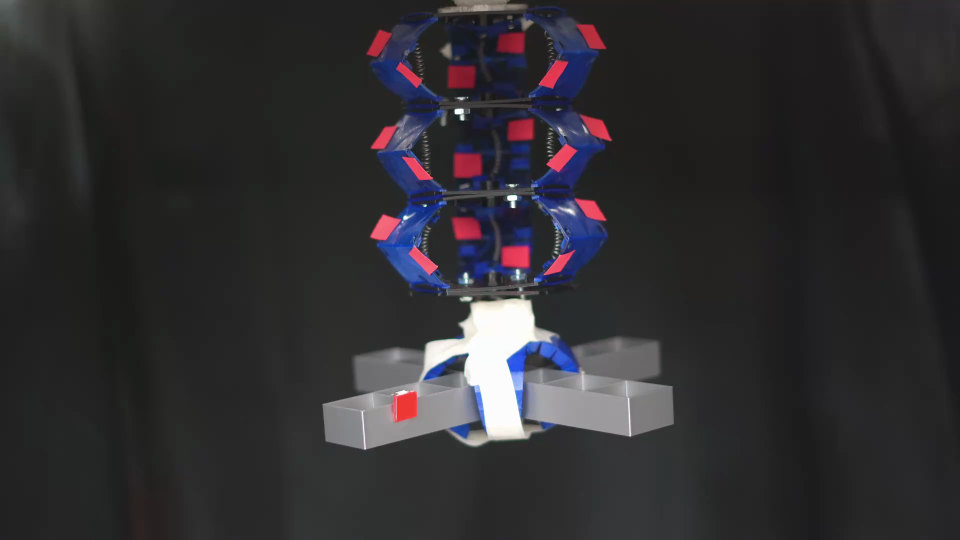
#> input picture src/reference_frame_00000.png, 1920 x 1080 px, given in place of C1412_sample_0.mp4, which was not available (shown at 1/2 size)
$ python pick_reference.py
#> lines starting #> are read from the running program, lines starting #| are printed output that depends on the picture; after the words box and inside, x2 and y2 are one past the last pixel; in counts of white or black regions, pixels touching at a corner belong together; pictures that were not available may be replaced by others from this repository, and a replacement may not be noted
"""
Reference Frame Picker
======================
Scrub through any existing trial video to find a frame where
the arm is visibly at rest. Saves that frame and prints the
19 marker coordinates to paste into REFERENCE_LAYOUT in CONFIG.

Controls:
    LEFT / RIGHT arrow  —  step one frame
    A / D               —  step 10 frames
    SPACE               —  play / pause
    S                   —  save current frame + print coordinates
    Q                   —  quit
"""

import cv2
import numpy as np
from scipy.optimize import linear_sum_assignment
from pathlib import Path

# ── Point this at any one of your existing trial videos ───────
SOURCE = "/Users/albertlor/Documents/Academic_PhD/origami_robotic_arm/data/soft_state_noload/coor_0/C1412_sample_0.mp4"

# ── Same detection params as your main tracker ────────────────
NUM_MARKERS = 19
MIN_AREA    = 80
MAX_AREA    = 8000
BLUR_KERNEL = 5
MORPH_SIZE  = 7

RED_LOWER_1 = (0,   75,  80)
RED_UPPER_1 = (10,  255, 255)
RED_LOWER_2 = (165, 75,  80)
RED_UPPER_2 = (180, 255, 255)
# ──────────────────────────────────────────────────────────────


def detect(frame):
    mk  = cv2.getStructuringElement(cv2.MORPH_ELLIPSE, (MORPH_SIZE, MORPH_SIZE))
    bk  = BLUR_KERNEL if BLUR_KERNEL % 2 == 1 else BLUR_KERNEL + 1
    blur = cv2.GaussianBlur(frame, (bk, bk), 0)
    hsv  = cv2.cvtColor(blur, cv2.COLOR_BGR2HSV)
    lo1, hi1 = np.array(RED_LOWER_1), np.array(RED_UPPER_1)
    lo2, hi2 = np.array(RED_LOWER_2), np.array(RED_UPPER_2)
    mask = cv2.bitwise_or(cv2.inRange(hsv, lo1, hi1),
                          cv2.inRange(hsv, lo2, hi2))
    mask = cv2.morphologyEx(mask, cv2.MORPH_OPEN,  mk, iterations=1)
    mask = cv2.morphologyEx(mask, cv2.MORPH_CLOSE, mk, iterations=2)

    contours, _ = cv2.findContours(mask, cv2.RETR_EXTERNAL,
                                   cv2.CHAIN_APPROX_SIMPLE)
    blobs = []
    for cnt in contours:
        area = cv2.contourArea(cnt)
        if not (MIN_AREA <= area <= MAX_AREA):
            continue
        M = cv2.moments(cnt)
        if M["m00"] == 0:
            continue
        cx = M["m10"] / M["m00"]
        cy = M["m01"] / M["m00"]
        perim = cv2.arcLength(cnt, True)
        if perim == 0 or 4 * np.pi * area / (perim ** 2) < 0.1:
            continue
        blobs.append((cx, cy, area))
    return blobs, mask


def draw_overlay(frame, blobs):
    vis = frame.copy()
    # Sort top→bottom, left→right so preview labels match what
    # REFERENCE_LAYOUT will contain
    sorted_blobs = sorted(blobs, key=lambda b: (b[1], b[0]))
    for i, (cx, cy, _) in enumerate(sorted_blobs[:NUM_MARKERS]):
        cv2.circle(vis, (int(cx), int(cy)), 8, (0, 255, 0), -1)
        cv2.putText(vis, f"M{i}", (int(cx)+10, int(cy)-10),
                    cv2.FONT_HERSHEY_SIMPLEX, 0.55, (0, 255, 0), 1)
    status = (f"{len(blobs)} markers detected"
              if len(blobs) >= NUM_MARKERS
              else f"WARNING: only {len(blobs)}/{NUM_MARKERS} markers detected")
    color = (0, 255, 0) if len(blobs) >= NUM_MARKERS else (0, 0, 255)
    cv2.putText(vis, status, (18, 40),
                cv2.FONT_HERSHEY_SIMPLEX, 0.8, color, 2)
    return vis


def print_and_save(frame_idx, blobs, frame):
    sorted_blobs = sorted(blobs, key=lambda b: (b[1], b[0]))[:NUM_MARKERS]

    # Save the frame as reference image
    out_img = f"reference_frame_{frame_idx:05d}.png"
    cv2.imwrite(out_img, frame)
    print(f"\n[SAVED] Reference frame → {out_img}")

    # Print as dict — reorder keys freely to fix label mismatches across angles
    print("\n--- Paste into REFERENCE_LAYOUTS[\"coor_X\"] in tracker CONFIG ---")
    print("# To fix a swap: just change the key (e.g. swap 'M7' and 'M8').")
    print("# The coordinates stay as-is — only the key name changes.\n")
    print("{")
    for i, (cx, cy, _) in enumerate(sorted_blobs):
        print(f"    'M{i}': ({cx:.1f}, {cy:.1f}),")
    print("}")
    print("\n-------------------------------------------------------------------\n")


def main():
    cap = cv2.VideoCapture(SOURCE)
    if not cap.isOpened():
        print(f"[ERROR] Cannot open {SOURCE}")
        return

    total = int(cap.get(cv2.CAP_PROP_FRAME_COUNT))
    print(f"[INFO] {total} frames total.  Controls: ←/→ step 1 | A/D step 10 "
          f"| SPACE play/pause | S save+print | Q quit")

    WIN = "Reference Frame Picker  [←/→: step | A/D: ×10 | SPACE: play | S: save | Q: quit]"
    cv2.namedWindow(WIN, cv2.WINDOW_NORMAL)
    cv2.resizeWindow(WIN, 1280, 500)

    frame_idx = 0
    playing   = False

    def go_to(idx):
        nonlocal frame_idx
        frame_idx = max(0, min(idx, total - 1))
        cap.set(cv2.CAP_PROP_POS_FRAMES, frame_idx)
        ret, frame = cap.read()
        if not ret:
            return
        blobs, mask = detect(frame)
        overlay = draw_overlay(frame, blobs)
        side    = cv2.resize(cv2.cvtColor(mask, cv2.COLOR_GRAY2BGR),
                             (overlay.shape[1] // 2, overlay.shape[0]))
        # Show frame index in corner
        cv2.putText(overlay, f"frame {frame_idx}/{total-1}", (18, overlay.shape[0]-15),
                    cv2.FONT_HERSHEY_SIMPLEX, 0.6, (180, 180, 180), 1)
        combined = np.hstack([overlay,
                               cv2.resize(side, (overlay.shape[1]//2,
                                                  overlay.shape[0]))])
        cv2.imshow(WIN, combined)
        return frame, blobs

    result = go_to(0)
#> in go_to, frame is the input picture: shape (1080, 1920, 3); mean B, G, R 48.8, 46, 47.5
#> in detect, `hsv  = cv2.cvtColor(blur, cv2.COLOR_BGR2HSV)`: hsv: shape (1080, 1920, 3); mean H, S, V 55.4, 22.4, 51.8
#> in detect, `mask = cv2.bitwise_or(cv2.inRange(hsv, lo1, hi1), cv2.inRange(hsv, lo2..`:
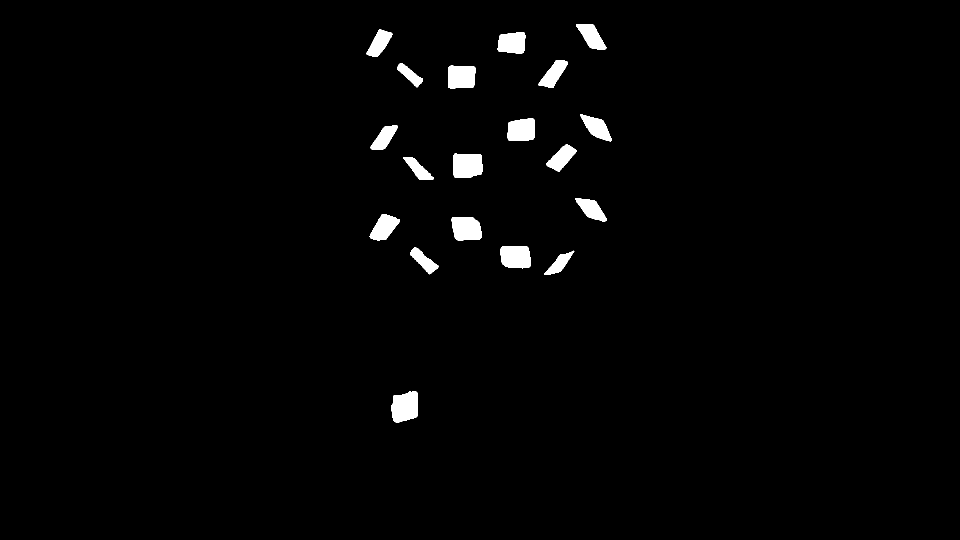
#> mask: shape (1080, 1920) (shown at 1/2 size); 1.7% white; 19 white regions, largest, box (x1, y1, x2, y2) and area: (782, 782, 836, 845) 2730, (907, 306, 965, 356) 2630, (903, 434, 964, 481) 2435
#> in detect, `mask = cv2.morphologyEx(mask, cv2.MORPH_OPEN,  mk, iterations=1)`: mask: shape (1080, 1920); 1.7% white; 19 white regions, largest, box (x1, y1, x2, y2) and area: (782, 782, 836, 845) 2726, (907, 306, 965, 356) 2627, (903, 434, 964, 481) 2431
#> in detect, `mask = cv2.morphologyEx(mask, cv2.MORPH_CLOSE, mk, iterations=2)`: mask: shape (1080, 1920); 1.7% white; 19 white regions
#> in detect, `contours, _ = cv2.findContours(mask, cv2.RETR_EXTERNAL, cv2.CHAIN_APPR..`: contours = 19 contours; largest, box (x1, y1, x2, y2) and area: (782, 782, 836, 845) 2631, (907, 306, 965, 356) 2532, (903, 434, 964, 481) 2342, (1000, 492, 1061, 537) 2330, (896, 131, 951, 177) 2268
#> the loop in detect, `for cnt in contours:` made 19 passes
#> (area, cx, cy, perim) on passes 1 to 12: (2631, 809.8, 813.5, 207.4), (1012.5, 1118.1, 527.5, 157.6), (1225.5, 847.2, 521.3, 165.5), (2330.5, 1030.8, 513.5, 191.8), (2342, 932.4, 457, 191.7), (1829, 768, 454.6, 179.8), (1476, 1182.8, 418.3, 176.5), (1107.5, 836.1, 338.3, 162.4), (2532.5, 934.3, 330.6, 199.7), (1579.5, 1122.9, 315.5, 171.5), (1339.5, 768.2, 275.2, 167.1), (2105, 1042.5, 259.9, 181.1)
#> after the loop in detect, `for cnt in contours:`: blobs = 19 items, first 6: (809.8, 813.5, 2631), (1118.1, 527.5, 1012.5), (847.2, 521.3, 1225.5), (1030.8, 513.5, 2330.5), (932.4, 457, 2342), (768, 454.6, 1829)
#> in draw_overlay, `sorted_blobs = sorted(blobs, key=lambda b: (b[1], b[0]))`: sorted_blobs = 19 items, first 6: (1182.7, 72.36, 1635), (1023.9, 85.59, 1951.5), (758.4, 86.04, 1446), (1107.1, 147.6, 1529), (819.3, 149.2, 942.5), (922.4, 153.4, 2268.5)
#> the loop in draw_overlay, `for i, (cx, cy, _) in enumerate(sorted_blobs[:NUM_MARKERS]):` made 19 passes
#> (cx, cy) on passes 1 to 12: (1182.7, 72.36), (1023.9, 85.59), (758.4, 86.04), (1107.1, 147.6), (819.3, 149.2), (922.4, 153.4), (1193.4, 255), (1042.5, 259.9), (768.2, 275.2), (1122.9, 315.5), (934.3, 330.6), (836.1, 338.3)
#> after the loop in draw_overlay, `for i, (cx, cy, _) in enumerate(sorted_blobs[:NUM_MARKERS]):`:
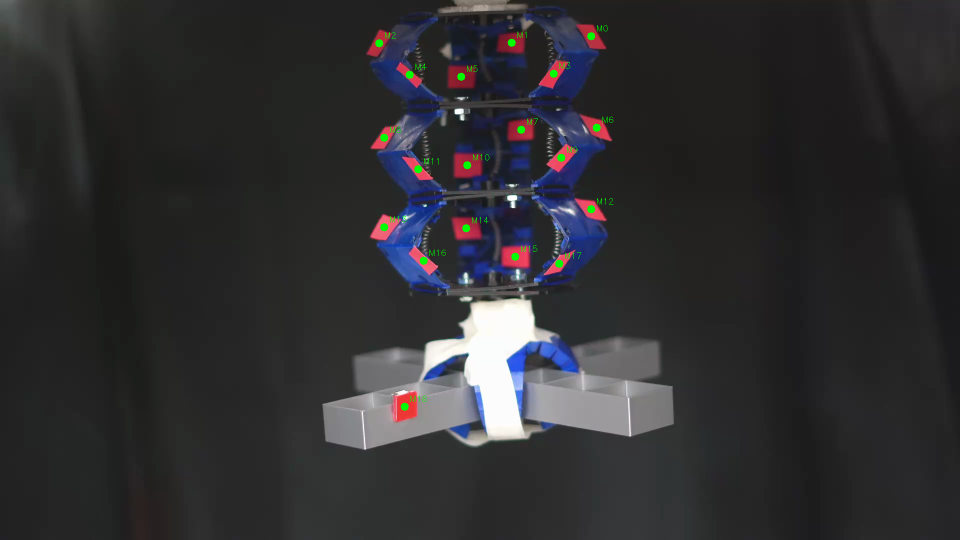
#> vis: shape (1080, 1920, 3) (shown at 1/2 size); 0.25% of pixels changed, all inside (x1, y1, x2, y2) = (750, 50, 1227, 822)
#> in draw_overlay, `status = (f"{len(blobs)} markers detected" if len(blobs) >= NUM_MARKER..`: status = '19 markers detected'
#> in draw_overlay, `color = (0, 255, 0) if len(blobs) >= NUM_MARKERS else (0, 0, 255)`: color = (0, 255, 0)
#> in draw_overlay, `cv2.putText(vis, status, (18, 40), cv2.FONT_HERSHEY_SIMPLEX, 0.8, colo..`:
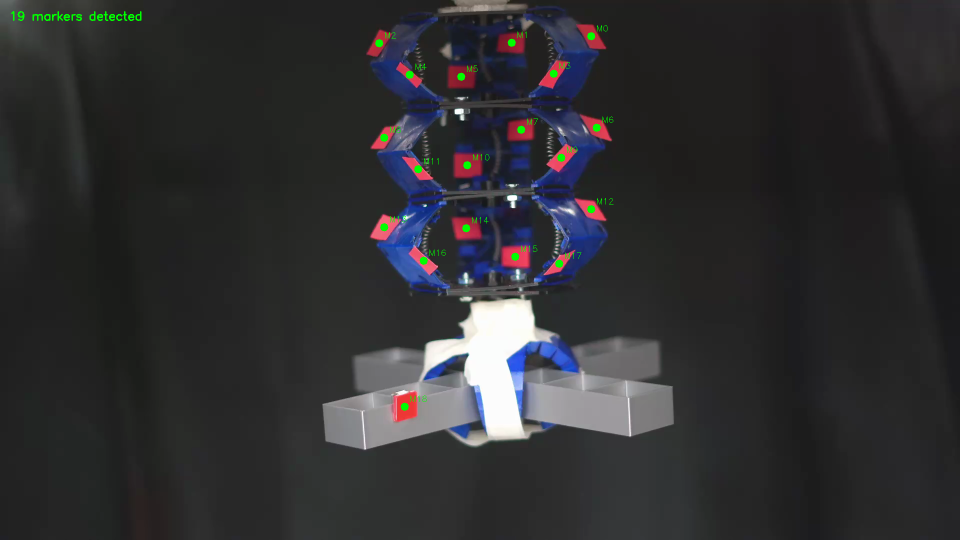
#> vis: shape (1080, 1920, 3) (shown at 1/2 size); 0.08% of pixels changed, all inside (x1, y1, x2, y2) = (22, 22, 283, 42)
#> in go_to, `side    = cv2.resize(cv2.cvtColor(mask, cv2.COLOR_GRAY2BGR), (overlay...`:
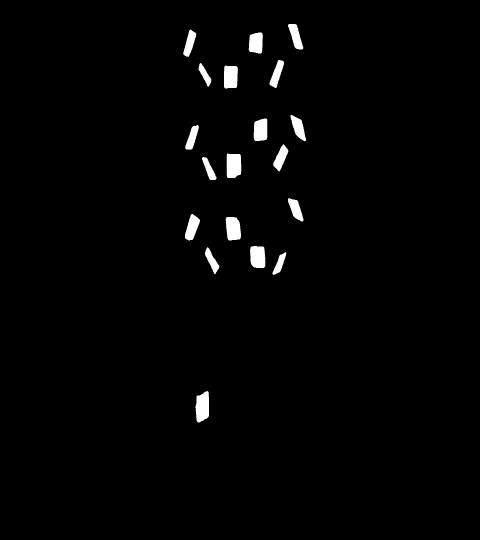
#> side: shape (1080, 960, 3) (shown at 1/2 size); min 0, max 255, mean 4.2
#> in go_to, `cv2.putText(overlay, f"frame {frame_idx}/{total-1}", (18, overlay.shap..`: overlay: shape (1080, 1920, 3); 0.01% of pixels changed, all inside (x1, y1, x2, y2) = (19, 1050, 119, 1070)
#> in go_to, `combined = np.hstack([overlay, cv2.resize(side, (overlay.shape[1]//2, ..`:
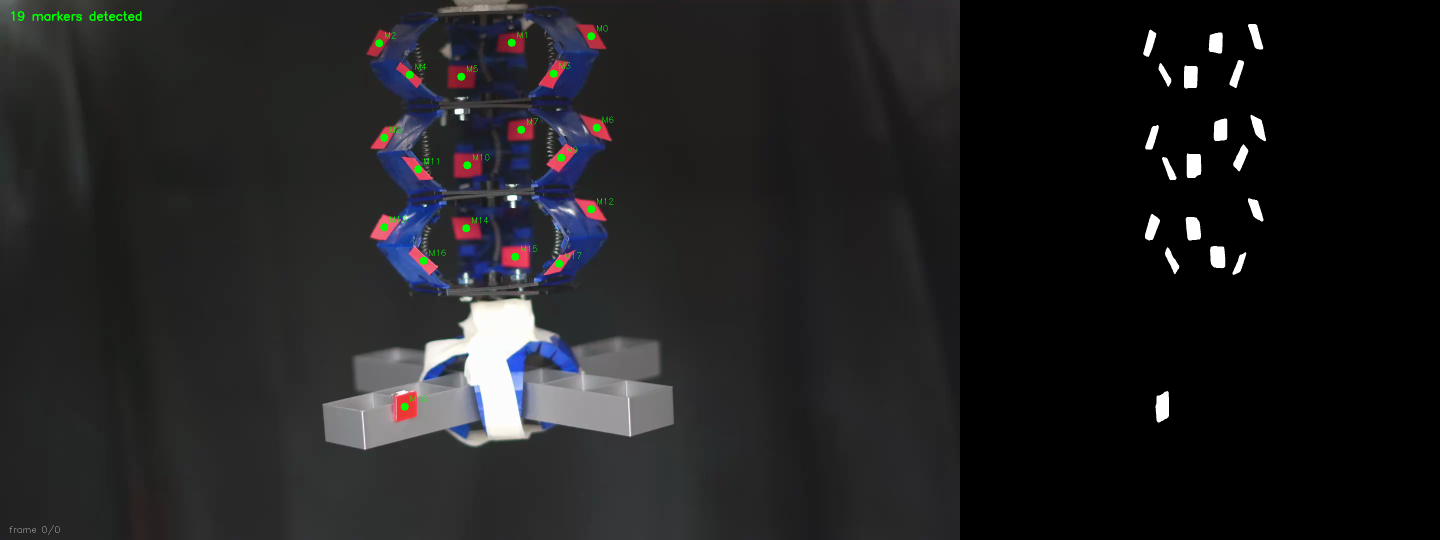
#> combined: shape (1080, 2880, 3) (shown at 1/2 size); mean B, G, R 33.8, 32.5, 32.7

    while True:
        key = cv2.waitKey(30 if playing else 0) & 0xFF
#> (key q is pressed here)

        if playing:
            ret, frame = cap.read()
            if not ret:
                playing = False
            else:
                frame_idx += 1
                blobs, mask = detect(frame)
                overlay = draw_overlay(frame, blobs)
                cv2.putText(overlay,
                            f"frame {frame_idx}/{total-1}",
                            (18, overlay.shape[0]-15),
                            cv2.FONT_HERSHEY_SIMPLEX, 0.6, (180,180,180), 1)
                cv2.imshow(WIN, overlay)

        if key == ord('q'):
            break
        elif key == ord(' '):
            playing = not playing
        elif key == 81 or key == ord('a'):   # left arrow or A
            playing = False
            step = 1 if key == 81 else 10
            result = go_to(frame_idx - step)
        elif key == 83 or key == ord('d'):   # right arrow or D
            playing = False
            step = 1 if key == 83 else 10
            result = go_to(frame_idx + step)
        elif key == ord('s'):
            # Re-detect on current frame to be sure
            cap.set(cv2.CAP_PROP_POS_FRAMES, frame_idx)
            ret, frame = cap.read()
            if ret:
                blobs, _ = detect(frame)
                if len(blobs) >= NUM_MARKERS:
                    print_and_save(frame_idx, blobs, frame)
                else:
                    print(f"[WARN] Only {len(blobs)} markers — "
                          f"find a cleaner frame first.")

    cap.release()
    cv2.destroyAllWindows()


if __name__ == "__main__":
    main()
